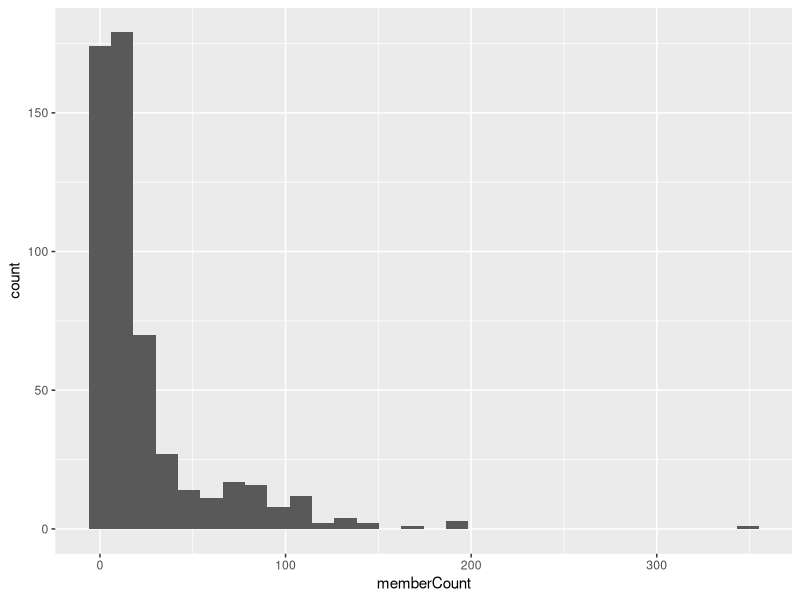
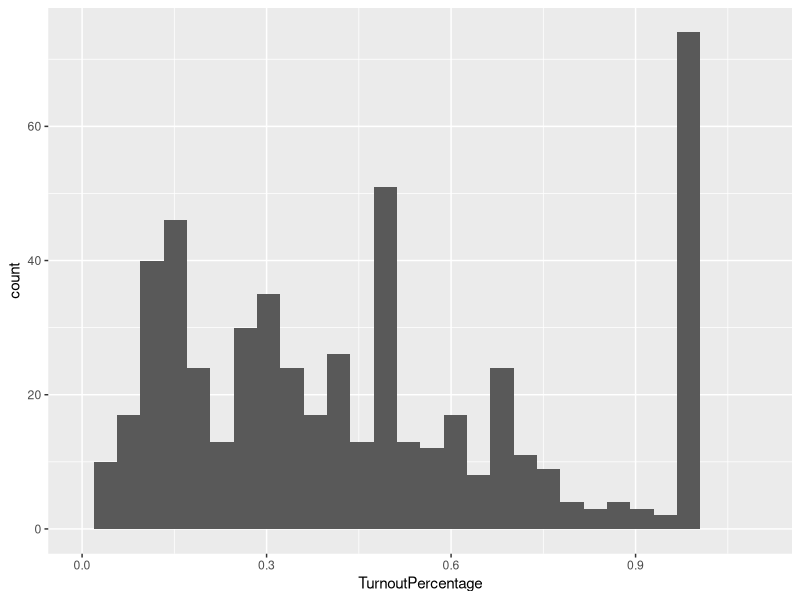
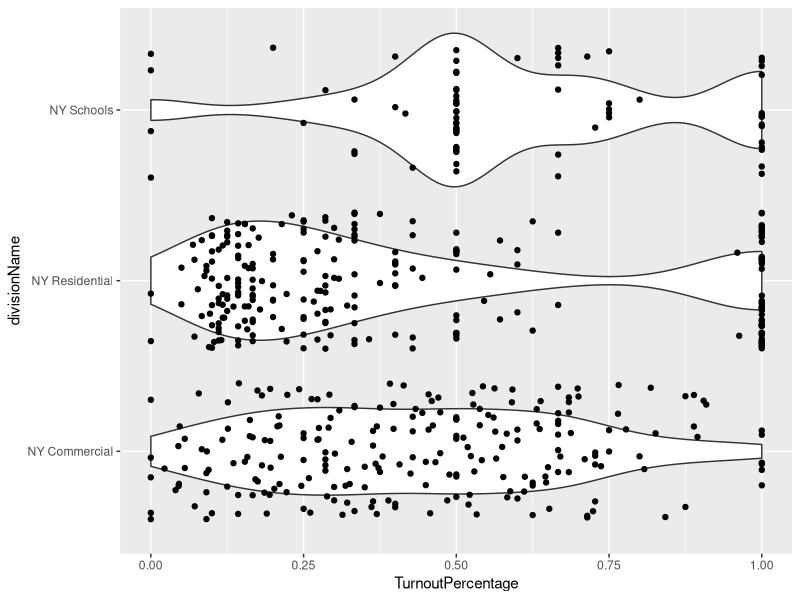
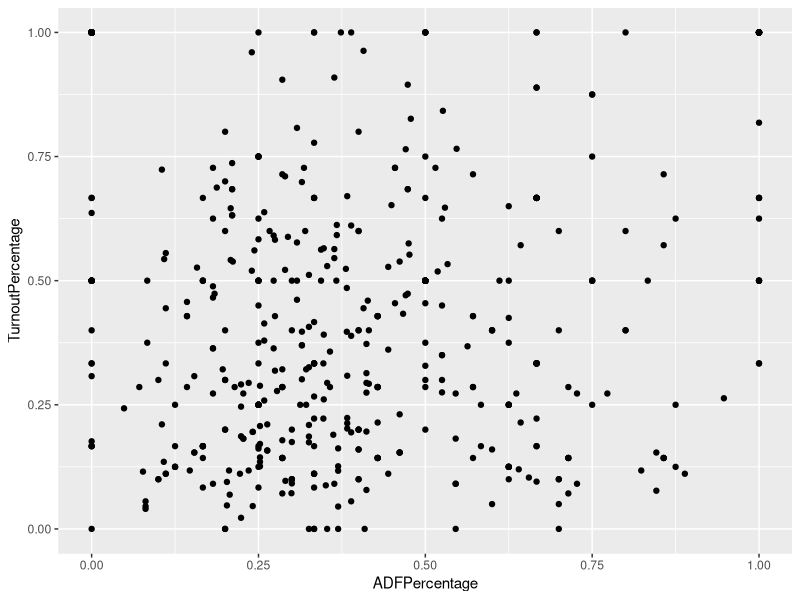
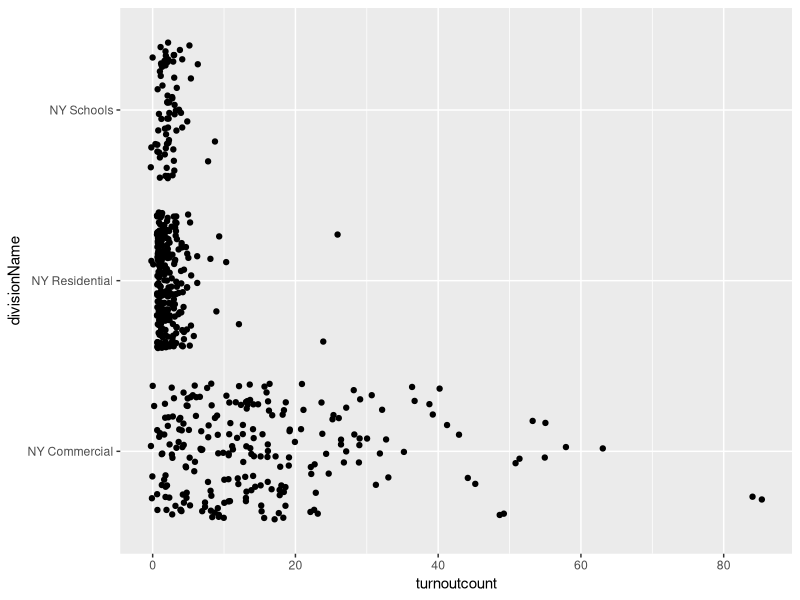
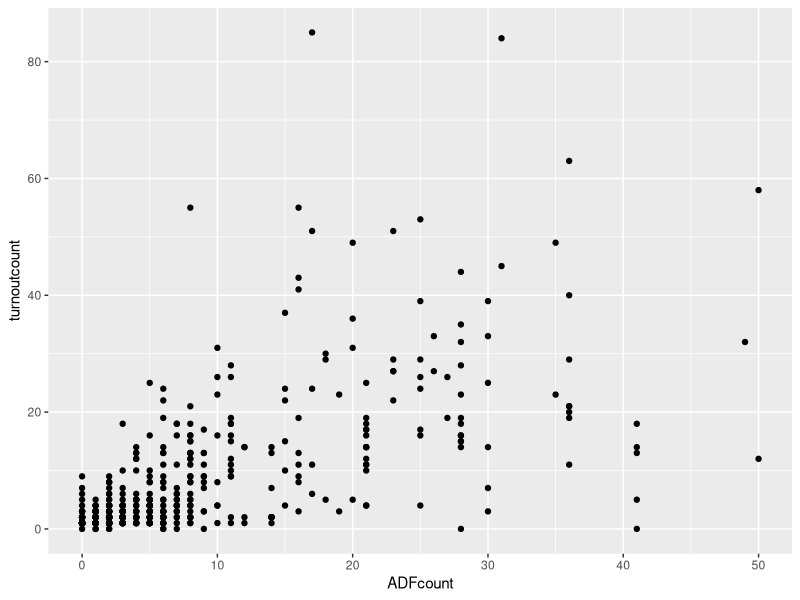
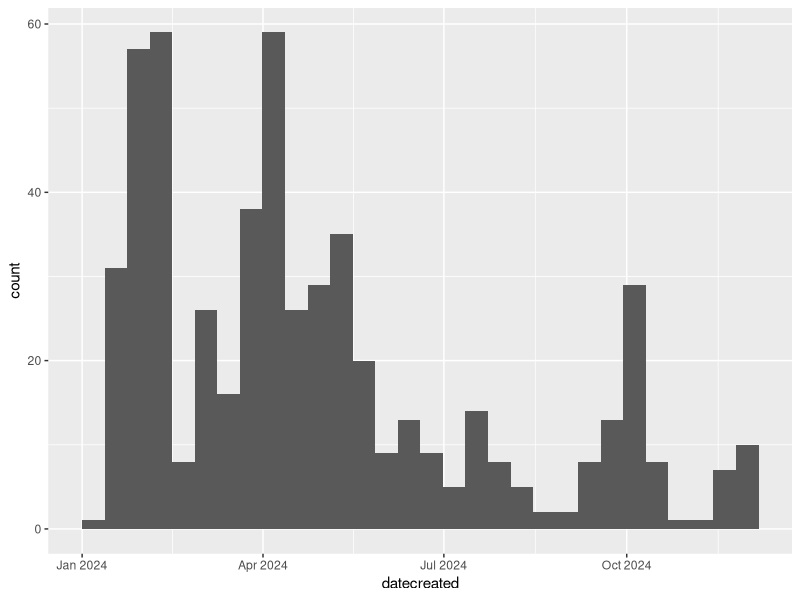
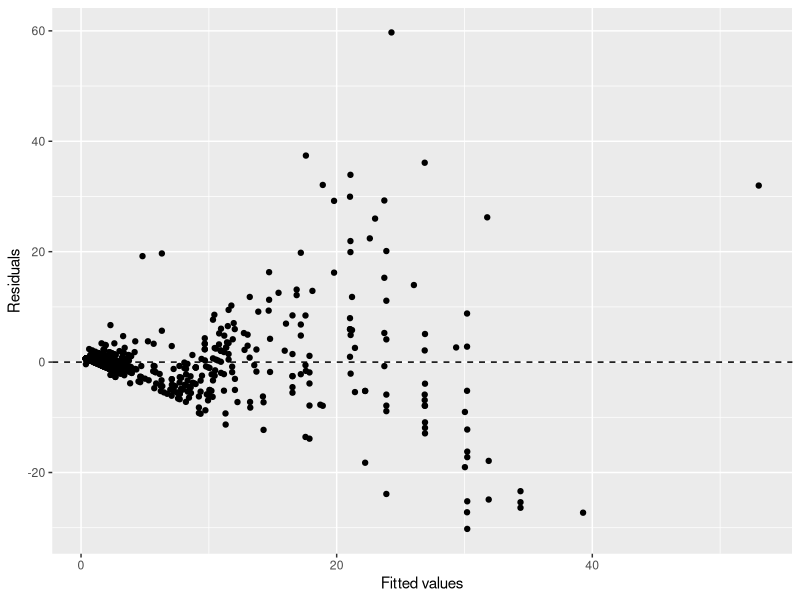

These charts were generated, in order, by the following R code:
## ---- chunk 1
library(tidyverse)
library(lubridate)
library(dplyr)
library(Hmisc)
## ---- chunk 2
# load data
WorksiteMeetings <- read.csv("WorksiteMeetingsNoIndentifyingInfo.csv") 
## ---- chunk 3
WorksiteMeetings$datecreated <- mdy(WorksiteMeetings$datecreated)
## ---- chunk 4
WorksiteMeetings$memberCount <- as.numeric(WorksiteMeetings$memberCount)
WorksiteMeetings$ADFcount <- as.numeric(WorksiteMeetings$ADFcount)
WorksiteMeetings$turnoutcount <- as.numeric(WorksiteMeetings$turnoutcount)
## ---- chunk 5
WorksiteMeetings$ADFcount <- WorksiteMeetings$ADFcount %>% replace(is.na(.), 0)
## ---- chunk 6
WorksiteMeetings$ADFPercentage <- (WorksiteMeetings$ADFcount / WorksiteMeetings$memberCount)
WorksiteMeetings$TurnoutPercentage <- (WorksiteMeetings$turnoutcount / WorksiteMeetings$memberCount)
## ---- chunk 7
WorksiteMeetings$TurnoutPercentage <-replace(WorksiteMeetings$TurnoutPercentage, WorksiteMeetings$TurnoutPercentage>1, 1) 
## ---- chunk 8
WorksiteMeetings <- WorksiteMeetings %>%  filter(divisionName !='NY Security')
## ---- chunk 9
table(WorksiteMeetings$divisionName)
## ---- chunk 10
summary(WorksiteMeetings$memberCount)
## ---- chunk 11
ggplot(WorksiteMeetings, aes(x=memberCount)) + geom_histogram()
## ---- chunk 12
ggplot(WorksiteMeetings, aes(x=TurnoutPercentage)) + geom_histogram(bins=30) +xlim(0,1.1)
## ---- chunk 13
ggplot(WorksiteMeetings, aes(x=TurnoutPercentage, y=divisionName))  + geom_violin() + geom_jitter()
## ---- chunk 14
ggplot(WorksiteMeetings, aes(x=ADFPercentage, y=TurnoutPercentage))  + geom_point()
## ---- chunk 15
describe(WorksiteMeetings$turnoutcount)
## ---- chunk 16
ggplot(WorksiteMeetings, aes(x=turnoutcount, y=divisionName)) + geom_jitter()
## ---- chunk 17
ggplot(WorksiteMeetings, aes(x=ADFcount, y=turnoutcount))  + geom_point()
## ---- chunk 18
ggplot(WorksiteMeetings, aes(x=datecreated)) + geom_histogram()
## ---- chunk 19
turnout_count <- lm(turnoutcount ~ divisionName + memberCount + ADFcount, data = WorksiteMeetings)
summary(turnout_count)
## ---- chunk 20
ggplot(data = turnout_count, aes(x = .fitted, y = .resid)) +
  geom_point() +
  geom_hline(yintercept = 0, linetype = "dashed") +
  xlab("Fitted values") +
  ylab("Residuals")
## ---- chunk 21
ggplot(data = turnout_count, aes(sample = .resid)) +
  stat_qq() +
  stat_qq_line()
## ---- chunk 22
log_turnout_count2 <- glm(TurnoutPercentage ~ divisionName + memberCount + ADFcount, data = WorksiteMeetings,family = "binomial"(link = "logit"), weights=turnoutcount)
summary(log_turnout_count2)
## ---- chunk 23
exp(coefficients(log_turnout_count2))
## ---- chunk 24
1-pchisq(1131.38-952.04, 529-525)
